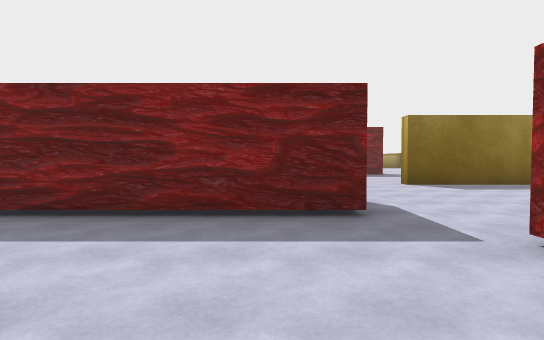
View 1 (above)

22 first-person views from a walk through a 3-D level made in the Unity game engine. The camera is 1.5 m above the floor, tilts 2° down and sees 80° across. The floor is counted in squares, 2 m on a side. Each view is taken from the middle of a square. On the plan, view 1 faces up. The plan holds only what a view shows up to about 11 squares ahead; the rest is blank. The place goes on beyond the plan. The player is left out.

View 2
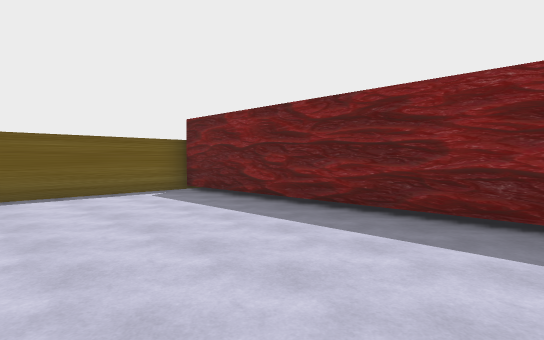

View 3
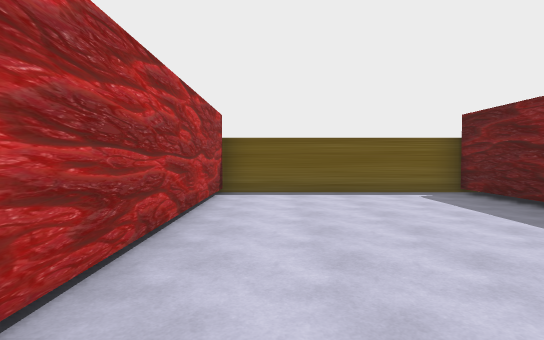

View 4
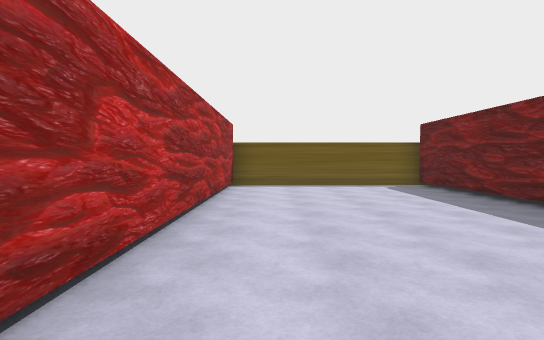

View 5
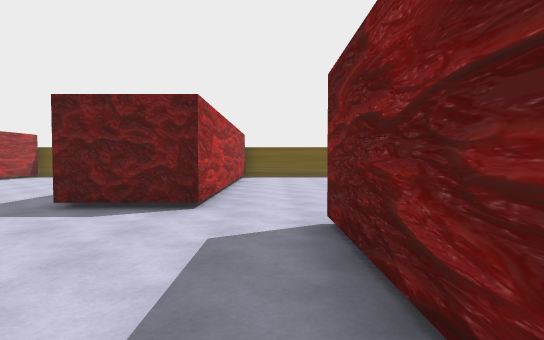

View 6
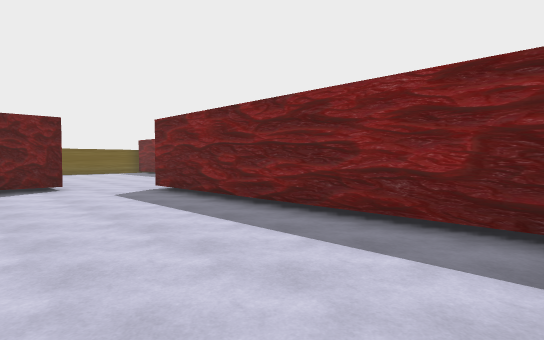

View 7
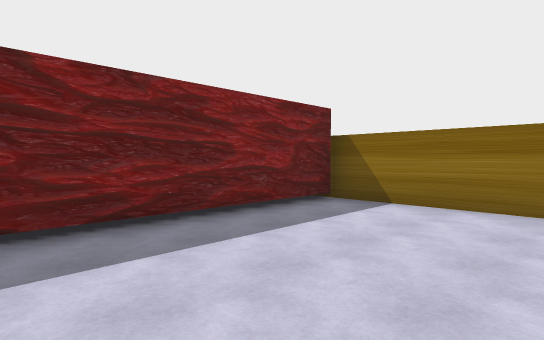

View 8
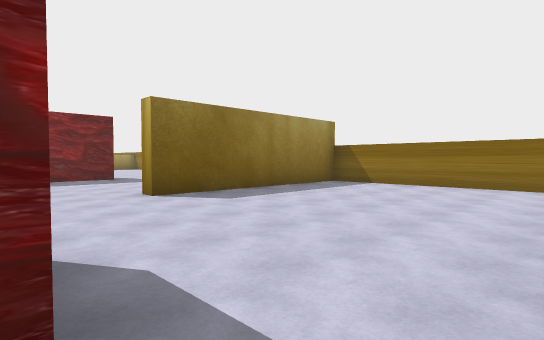

View 9
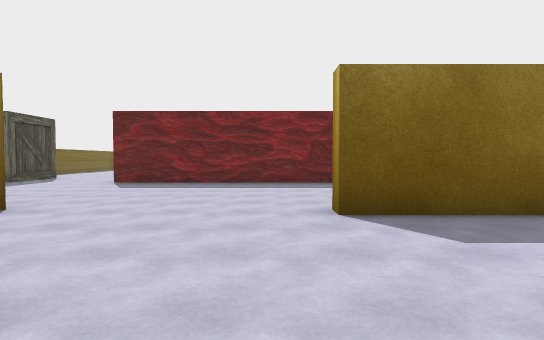

View 10
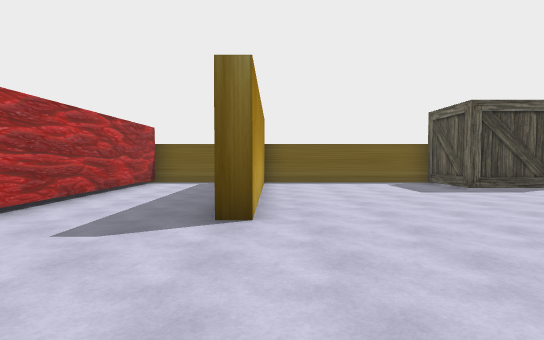

View 11
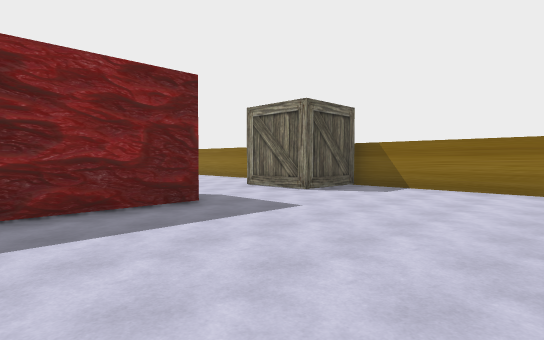

View 12
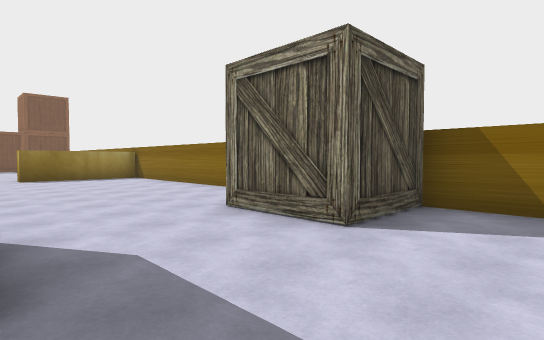

View 13
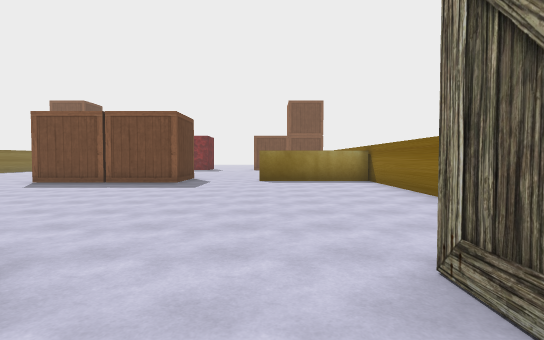

View 14
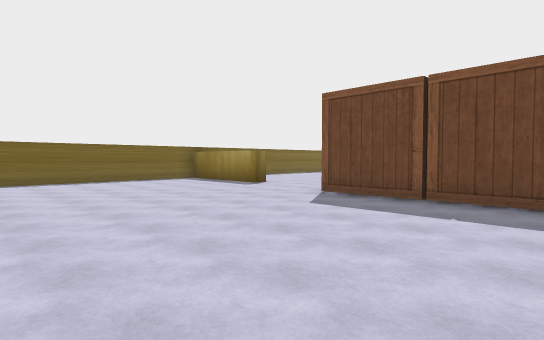

View 15
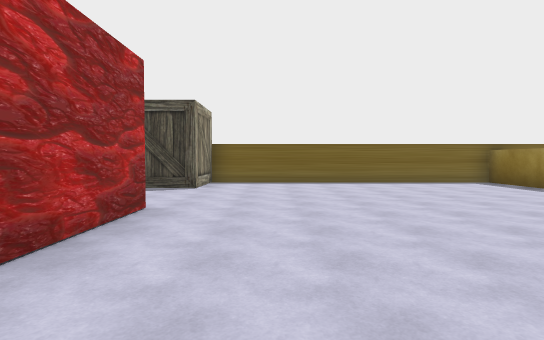

View 16
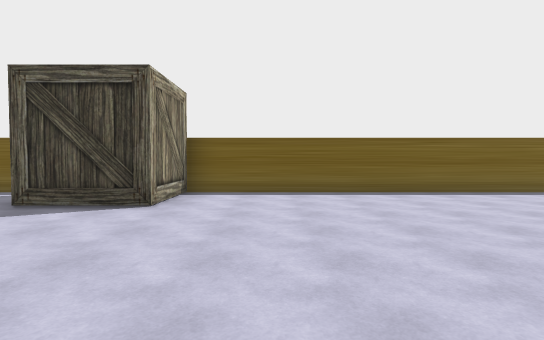

View 17
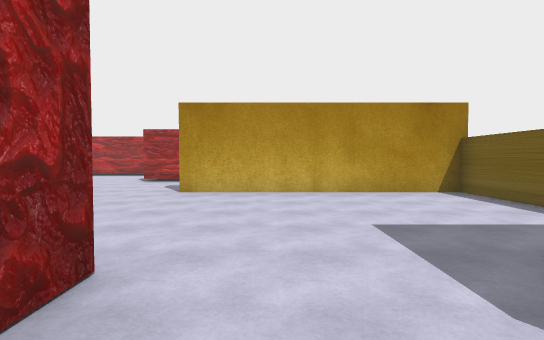

View 18
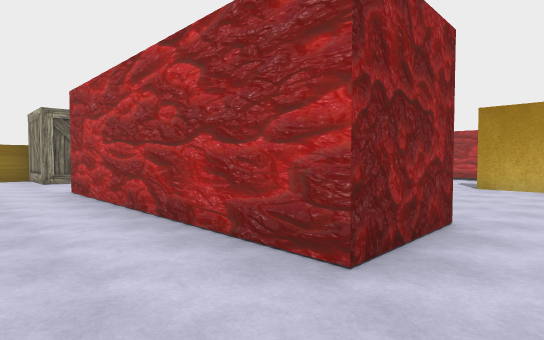

View 19
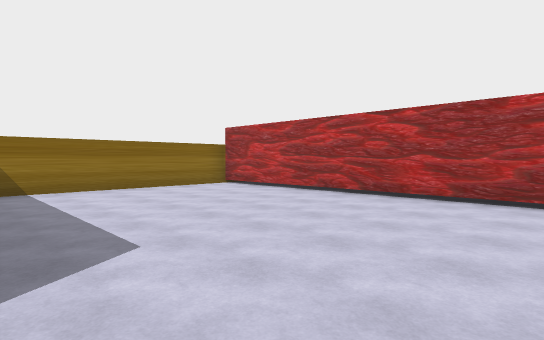

View 20
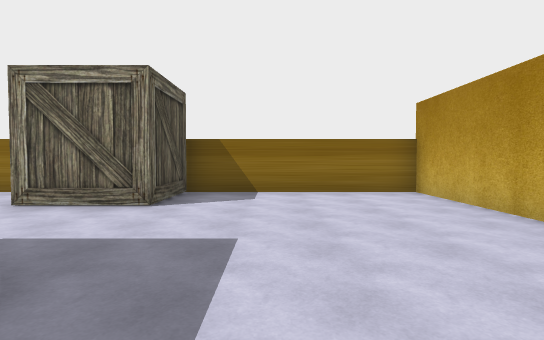

View 21
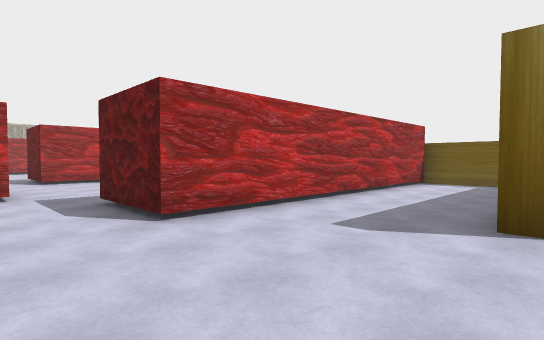

View 22
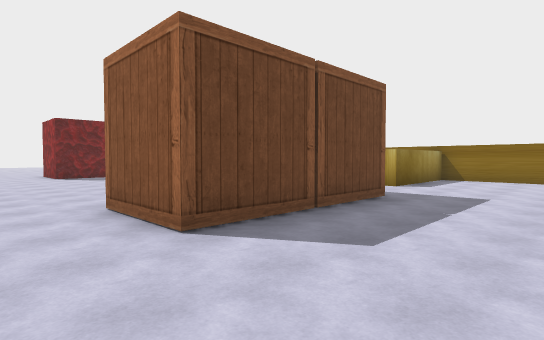

### Floor plan
Points are (right, up) in squares from view 1. A wall is a line through its corners. A room is listed if a view was taken in it or the views show most of it. See-through windows are left out.
Room 1 (views 1, 2, 3, 8)
walls: (1.2, 4.2) (-7.2, 4.2) (-7.2, -1.1) (1.2, -1.1)
ways out: opening at (2, 0.5) to room 2; opening at (1.5, 3.5) to room 3
Room 2 (views 4, 5, 6, 7)
walls: (10.3, -2.6) (10.3, 0.6) (2.2, 0.6); (1.2, -1.1) (1.2, -3.4)
ways out: opening at (2, 0.5) to room 1
Room 3 (views 9, 10, 11, 12, 13, 14, 15, 16, 17, 18, 19, 20, 21, 22)
walls: (5.1, 14.9) (-1.8, 14.9) (-1.8, 17.1) (5.1, 17.1); (6.8, 9.8) (10.3, 9.8) (10.3, 14.9) (8.1, 14.9) (8.1, 17.1) (10.3, 17.1) (10.3, 25.8) (6.6, 25.8) (6.6, 26.4); (-7.2, 8.2) (-7.2, 6.4) (1.2, 6.4) (1.2, 4.2); (2.2, 2.8) (10.3, 2.8) (10.3, 9.3) (3.9, 9.3) (3.9, 9.9); (4.1, 26) (4.1, 24.9) (-0.4, 24.9) (-0.4, 26.5); (-3.6, 26.4) (-3.6, 25.8) (-7.2, 25.8) (-7.2, 17.1) (-5.1, 17.1) (-5.1, 14.9) (-7.2, 14.9) (-7.2, 9.8) (-0.9, 9.8) (-0.9, 9.2)
ways out: opening at (1.5, 3.5) to room 1

Where each view was taken, in squares from view 1:
view 1: 0 up, 0 right, facing up
view 2: 0 up, 0 right, facing up-left
view 3: 0 up, 0 right, facing left
view 4: 0 up, 2 right, facing left
view 5: 0 up, 6 right, facing left
view 6: 3 down, 10 right, facing up-left
view 7: 3 down, 5 right, facing up-right
view 8: 3 up, 1 right, facing up-right
view 9: 5 up, 3 right, facing up
view 10: 10 up, 3 right, facing left
view 11: 10 up, 2 right, facing up-right
view 12: 13 up, 5 right, facing up-right
view 13: 15 up, 7 right, facing up
view 14: 19 up, 4 right, facing up-left
view 15: 19 up, 3 right, facing left
view 16: 19 up, 0 right, facing left
view 17: 17 up, 3 left, facing down
view 18: 19 up, 3 left, facing down-right
view 19: 9 up, 2 right, facing down-right
view 20: 13 up, 3 right, facing right
view 21: 10 up, 3 right, facing down-left
view 22: 22 up, 2 left, facing up-right
